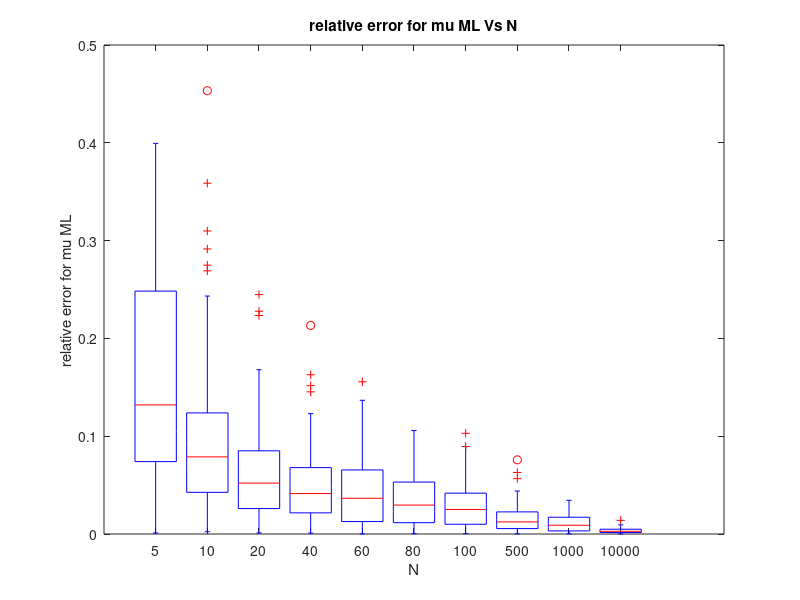
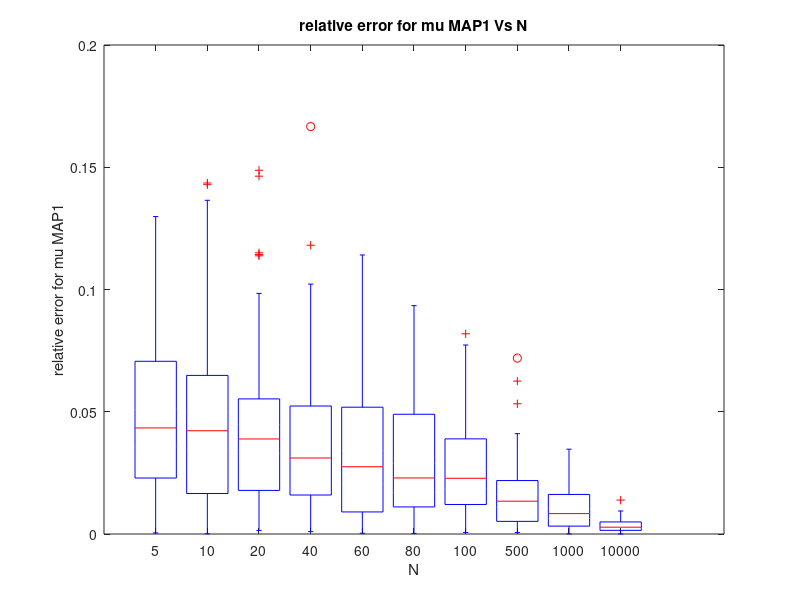
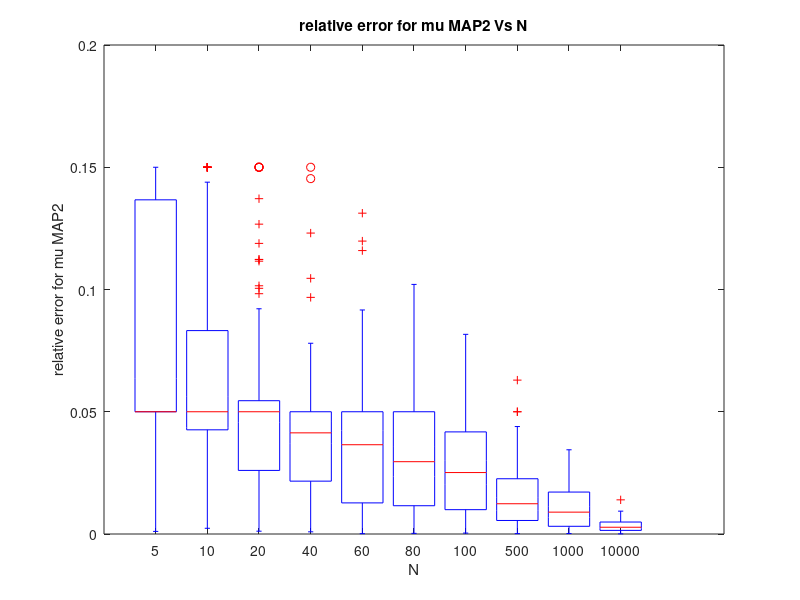

The MATLAB script that drew these images, in order:
m=10;s=4;

x1=zeros(100,10);
x2=zeros(100,10);
x3=zeros(100,10);
 
j=1;
 
for N=[5, 10, 20, 40, 60, 80, 100, 500, 1000 , 10000];

    for i=1:100
    	r=s.*randn(N,1)+m;
    a=mean(r);
    b=(sum(r)+168)/(N+16);
    if a<9.5
      c=9.5;
    elseif a>11.5
       c=11.5;
    else
       c=a;
    end 
    d=abs(a-m)/m;
    e=abs(b-m)/m;
    f=abs(c-m)/m;
    
    x1(i,j)=d;
    x2(i,j)=e;
    x3(i,j)=f;
    
    end
j=j+1;
    
end
figure(1);
boxplot(x1);
title('relative error for mu ML Vs N')
xlabel('N')
ylabel('relative error for mu ML')

set(gca,'XTick', [1 2 3 4 5  6 7 8 9 10]);
set(gca,'XTickLabel', [5, 10, 20, 40, 60, 80, 100, 500, 1000 , 10000]);
figure(2);
boxplot(x2);
title('relative error for mu MAP1 Vs N')
xlabel('N')
ylabel('relative error for mu MAP1')
set(gca,'XTick', [1 2 3 4 5  6 7 8 9 10]);
set(gca,'XTickLabel', [5, 10, 20, 40, 60, 80, 100, 500, 1000 , 10000]);

figure(3);
boxplot(x3);
title('relative error for mu MAP2 Vs N')
xlabel('N')
ylabel('relative error for mu MAP2')
set(gca,'XTick', [1 2 3 4 5  6 7 8 9 10]);
set(gca,'XTickLabel', [5, 10, 20, 40, 60, 80, 100, 500, 1000 , 10000]);


